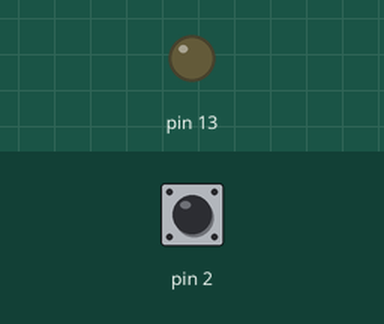
Simulated run of this sketch. Board: Arduino Uno, built with avr-gcc and run on an emulated ATmega328P. Shown: output pins drawn as LEDs (lit = HIGH). The inputs (shaded band) are chosen by the test bench; at power-on: pin 2 HIGH. What the sketch prints to the serial monitor is not drawn.

Above: at 1.3 s.
1.4 s: pin 2 pulled LOW for 0.15 s
At 1.51 s:
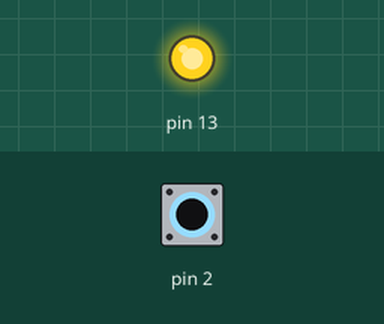
3.0 s: pin 2 pulled LOW for 3.2 s
At 7.4 s:
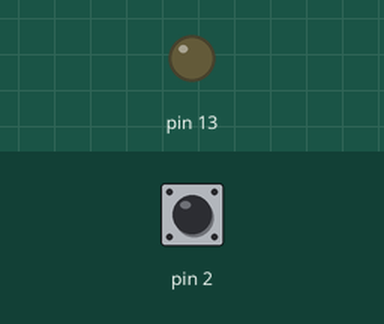
7.7 s: pin 2 driven LOW
At 8.5 s:
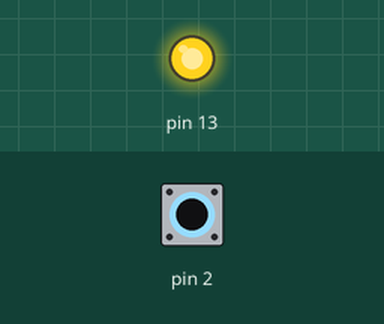
10.7 s: pin 2 driven HIGH
At 11.3 s:
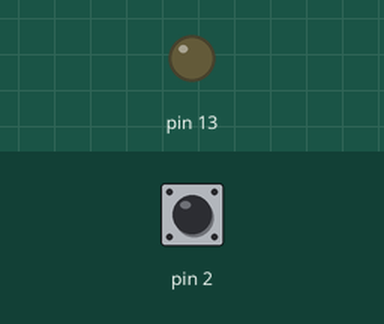
Timing chart, 0 to 13.2 s (numbered marks = the images above; inputs shaded):
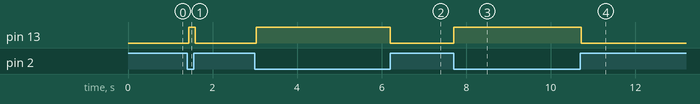

The sketch:

Parte1.ino
```cpp
/* **********************************************************************
 * LABORATORIO 02 - Parte 1
 * GPIO con registros directos del ATmega328P

 * Conexiones:
 * - Pin 13 (PB5) -> LED + 220Ω > GND
 * - Pin 2  (PD2) -> Botón -> GND (usa pull-up interno)
 * ********************************************************************** */

void setup() {
    Serial.begin(9600);

    // === CONFIGURACIÓN DE PINES ===

    // 1. Configurar PB5 (pin 13) como SALIDA
    // Equivalente a: pinMode(13, OUTPUT)
    DDRB |= (1 << DDB5);     // DDB5 es el bit 5 del registro DDRB
    // (1 << DDB5) = 0b00100000
    // DDRB |= 0b00100000  -> pone el bit 5 en 1 (salida)

    // 2. Configurar PD2 (pin 2) como ENTRADA con pull-up
    // Equivalente a: pinMode(2, INPUT_PULLUP)
    DDRD &= ~(1 << DDD2);    // DDD2 = 0 -> entrada (clear bit 2)
    PORTD |= (1 << PD2);     // PD2 = 1 -> activa pull-up interno

    // === VERIFICACIÓN POR MONITOR SERIAL ===
    Serial.println(F("=== PARTE 1: GPIO con REGISTROS ==="));
    Serial.println(F("Configuraciones:"));
    Serial.print(F("DDRB = 0b")); Serial.println(DDRB, BIN);
    Serial.print(F("DDRD = 0b")); Serial.println(DDRD, BIN);
    Serial.print(F("PORTD = 0b")); Serial.println(PORTD, BIN);
    Serial.println(F(""));
    Serial.println(F("Presiona el botón (pin 2) para encender el LED"));
    Serial.println(F("============================================\n"));
}

void loop() {
    // === LECTURA DEL BOTÓN CON REGISTRO PIND ===
    // PIND2 es el bit 2 del registro PIND
    // Si el botón está presionado, el pin se conecta a GND -> nivel LOW
    // !(PIND & (1 << PIND2)) es TRUE cuando el pin está en LOW

    if (!(PIND & (1 << PIND2))) {   // Botón presionado (LOW)
        // Encender LED: poner bit 5 de PORTB en 1
        PORTB |= (1 << PORTB5);     // PORTB5 = bit 5
        Serial.println(F("Botón: PRESIONADO → LED ON"));
    }
    else {                           // Botón no presionado (HIGH por pull-up)
        // Apagar LED: poner bit 5 de PORTB en 0
        PORTB &= ~(1 << PORTB5);    // Clear bit 5
    }

    delay(50);  // Pequeño debounce
}
```

Measured:
- after the input at 1.4 s, pin 13: LOW → HIGH at once, → LOW 0.15 s later
- after the input at 3.0 s, pin 13: LOW → HIGH at once, → LOW 3.2 s later
- after the input at 7.7 s, pin 13: LOW → HIGH at once
- after the input at 10.7 s, pin 13: HIGH → LOW at once
